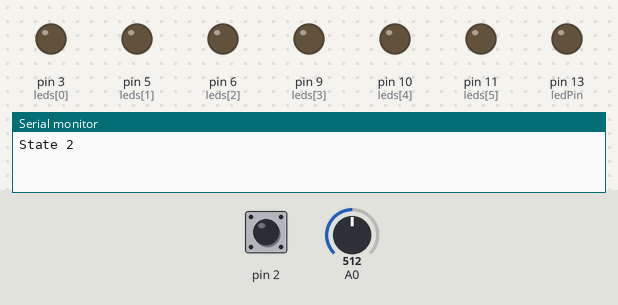
The sketch below on a simulated Arduino Uno, built with avr-gcc and run on an emulated ATmega328P. Parts: output pins drawn as LEDs (lit = HIGH), the last lines printed to the serial monitor. The test bench sets the inputs (shaded band); at power-on: pin 2 HIGH, A0 = 512. Random numbers use the default seed unless the sketch sets one.

Above: at 1.2 s.
1.3 s: pin 2 pulled LOW for 0.15 s
At 1.9 s:
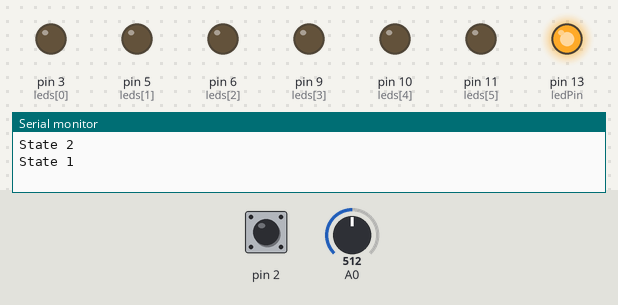
2.9 s: pin 2 pulled LOW for 1 s
At 6.16 s:
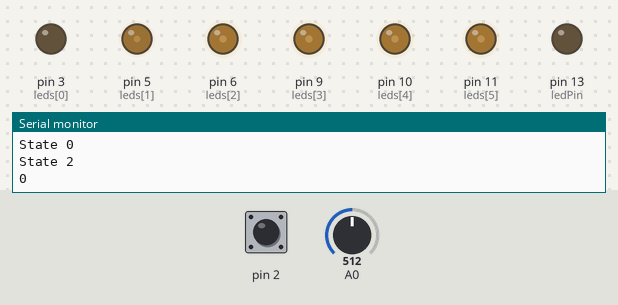
6.9 s: A0 set to 589
9.9 s: A0 set to 611
12.9 s: A0 set to 590
At 13.38 s:
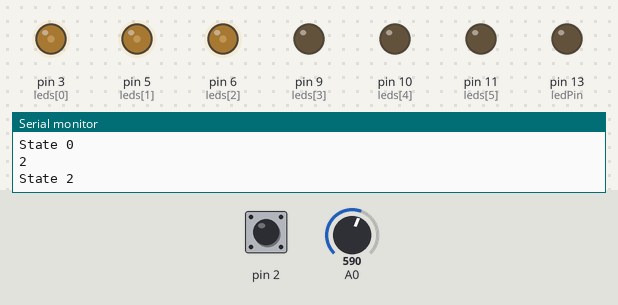
15.9 s: pin 2 pulled LOW for 0.15 s
At 16.43 s:
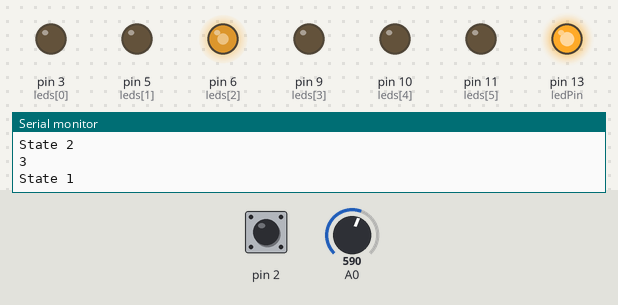
Timing chart, 0 to 19.1 s (numbered marks = the images above; inputs shaded):
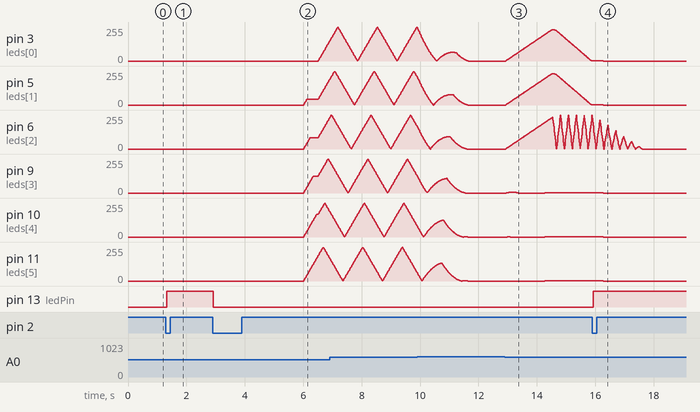

The sketch:

Nightlight2.ino
```cpp
// Set up capacitive sensor
#include <CapacitiveSensor.h> // the capacitive sensor library
CapacitiveSensor   cs_4_2 = CapacitiveSensor(4, 2); //setup pins 4 and 2 for the sensor. 2 has the probe.
long touchThreshold = 1000; // What the touch sensor must pass to register a touch.

// Set up the photo sensor
int darkState;
int darkThreshold = 600;

// Set up LED display
int ledState; // Determines which frame of the animation.
int animeSpeed = 6000; // Speed at which the LEDs change frames.
int maxBrightness = 0; // Maximum brightness for LEDs. Used for fading on and off the light.
int onoffSpeed = 2; // Speed to turn the lights on/off.
int ledsVal[] = {0, 0, 0, 0, 0, 0}; // The brightness value of all of the pins.
int ledsMax[] = {1000, 1000, 1000, 1000, 1000, 1000}; // What each LED will fade up to.
int ledsMin[] = {5, 5, 5, 5, 5, 5}; // What each LED will fade down to.
int ledsAttack[] = {20,20,20,20,20,20}; // Each LED can have its own increase speed
int ledsDecay[] = {20,20,20,20,20,20}; // and decrease
int ledsDir[] = {0, 0, 0, 0, 0, 0};
/*
 * You can set a behavior for an LED.
 * 0 = fade out or stay off.
 * 1 = fade off and on starting upwards.
 * 2 = fade off and on starting downwards.
 * 3 = fade up or stay on.
 * 4 = stay at current value.
 * Example:
 * ledsVal[2] = 127;
 * ledsDir[2] = 3;
 * These two lines would set the LED on pin 6 to medium brightness and tell it to fade up to max brightness.
 */

 // Variables for writing to the LEDs. You should not need to change these:
int leds[] = { 3, 5, 6, 9, 10, 11}; // array of all the pwm pins
int fadeSpeed = 1; // length of time for when to change the fade out of the led
int fadePreviousMillis;
int pinCount = 6; // how many pwm pins
int ledPin = 13; // use the Arduino's built-in led for debugging
int prevLedTime; // a variable for the fade timing

// Variables for logic
int i; // a variable later use in the logic
int prevTime; // a variable for the logic timing
int interval = 500; // length of time for logic time (unused so far)
int touched; // Just touched?
int stateVar; // State of the light
boolean lightVar; // Lights on?

void setup() {
  for (int thisPin = 0; thisPin < pinCount; thisPin++) { // set the 6 led pins to output
    pinMode(leds[thisPin], OUTPUT);
  }
  pinMode(ledPin, OUTPUT); // set the debug led to output
randomSeed(analogRead(1)); // used for the random function in one of the animations.
  Serial.begin(9600);
  Serial.println();
 // debug();
}

void loop() {
darkSense();
  touchSense(); // call the function "touchSense" and put the result in touched
  logic(); // call the function "logic"
  anime02(); // call the function "fade"
  updateLED(); // changes the leds based on the commands you set in anime()
 // debug();
}
```

display.ino
```cpp
int anime01() { // a function to reduce the brightness of leds so they fade out.
    int currentTime = millis(); // check the time
    if (currentTime - prevLedTime >= animeSpeed) { //if enough time has gone by:
        ledsDir[ledState] = 0;
        Serial.println(ledState);
        ledState++;
        if (ledState == 6) ledState = 0;
        ledsDir[ledState] = 3;
        prevLedTime = currentTime;
    }
}

int anime02() {
    int currentTime = millis(); // check the time
    if (currentTime - prevLedTime >= animeSpeed) { //if enough time has gone by:
        if (ledState > 5) ledState = 0;
        Serial.println(ledState);
        switch (ledState) {
            case 0:
                for (int i = 0; i < 6; i++) {
                    ledsMax[i] = 1000 / 6 * i;
                    ledsAttack[i] = 20;
                    ledsDecay[i] = 20;
                    ledsDir[i] = 3;
                }
                animeSpeed = 500;
                break;
            case 1:
                for (int i = 0; i < 6; i++) {
                    ledsMax[i] = 1000;
                    ledsDir[i] = 1;
                }
                animeSpeed = 6000;
                break;
            case 2:
                for (int i = 0; i < 6; i++) {
                    ledsAttack[i] = 10;
                    ledsDecay[i] = 10;
                }
                ledsDir[0] = 3;
                ledsDir[1] = 3;
                ledsDir[2] = 3;
                ledsDir[3] = 0;
                ledsDir[4] = 0;
                ledsDir[5] = 0;
                animeSpeed = 2000;
                break;
            case 3:
            { // you must use brackets if you create a variable in a case.
                for (i=0;i<6;i++){
                    ledsDir[i] = 0;
                }
                long randomNumber = random(6);
                ledsDir[randomNumber] = 1;
                ledsAttack[randomNumber] = 100;
                ledsDecay[randomNumber] = 100;
            }
                break;
        }
        prevLedTime = currentTime;
        ledState++;
    }
}

int debug() { // receive a variable when called and put it into "x"
    Serial.print("stateVar =\t");
    Serial.print(stateVar);
    Serial.print("\ttouched =\t");
    Serial.print(touched);
    Serial.print("\tlightVar =\t");
    Serial.print(lightVar);
    Serial.print("\tdarkVar =\t");
    Serial.print(darkState);
    Serial.println();
}
/*
   int display() { // send the ledFade amount to each of the leds
   for (int n = 0; n < 6; n++) {
   analogWrite(leds[n], ledsVal[n]);
   }
   }
 */
int updateLED() {
    switch (lightVar) { // Check to see if the lights should be on or off.
        case (0):
            if (maxBrightness > 0) maxBrightness = maxBrightness - onoffSpeed;
            maxBrightness = max(maxBrightness, 0);
            break;
        case (1):
            if (maxBrightness < 255) maxBrightness = maxBrightness + onoffSpeed;
            maxBrightness = min(maxBrightness, 255);
            break;
    }
    unsigned long currentMillis = millis();
    if (currentMillis - fadePreviousMillis >= fadeSpeed) {
        for (int i = 0; i < pinCount; i++) {
            switch (ledsDir[i]) {
                case 0: // stay at 0 or fade down to ledsMin
                    if (ledsVal[i] > ledsMin[i]) {
                        ledsVal[i] = ledsVal[i] - ledsDecay[i];
                        ledsVal[i] = max(ledsVal[i], ledsMin[i]);
                    }
                    break;
                case 1: // fading up and down - up
                    ledsVal[i] =ledsVal[i] + ledsAttack[i];
                    if (ledsVal[i] >= ledsMax[i]) {
                        ledsDir[i] = 2;
                        ledsVal[i] = ledsMax[i];
            }
                    break;
                case 2: // fading up and down - down
                    ledsVal[i] = ledsVal[i] - ledsDecay[i];
                    if (ledsVal[i] <= ledsMin[i]) {
                        ledsDir[i] = 1;
                        ledsVal[i] = ledsMin[i];
                    }
                    break;
                case 3: // stay at 1000 or fade up to 1000
                    if (ledsVal[i] < ledsMax[i]){
                        ledsVal[i] = ledsVal[i] + ledsAttack[i];
                        ledsVal[i] = min(ledsVal[i], ledsMax[i]);
                    }
                    break;
                default:
                    Serial.println("default");
                    break;
            }
            int x = map(ledsVal[i], 0, 1000, 0, maxBrightness);
            analogWrite(leds[i], x);
            fadePreviousMillis = currentMillis;
        }
           // Serial.println(ledsVal[1]);
    }
}
```

logic.ino
```cpp
int logic() {
    switch (stateVar) {
        case (0): // daytime and lights are off
            lightVar = 0;
            digitalWrite(ledPin, LOW);
            if (touched == 1) {
                lightVar = !lightVar;
                stateVar = 1;
                Serial.println("State 1");
                touched = 2;
            } else if (darkState == 1) {
                stateVar = 2;
                Serial.println("State 2");
            }
            break;
        case (1): // touched
            digitalWrite(ledPin, HIGH);
            if (touched == 1) {
                stateVar = 0;
                Serial.println("State 0");
                touched = 2;
            }
            break;
        case (2): // night time lights on
            lightVar = 1;
            if (touched == 1) {
                lightVar = !lightVar;
                stateVar = 1;
                Serial.println("State 1");
                touched = 2;
            } else if (darkState == 0) {
                stateVar = 0;
                Serial.println("State 0");
            }
    }
}
```

sense.ino
```cpp
int touchSense() { // a function to check the touch sensor and return the result
    long start = millis();
    long touchVar =  cs_4_2.capacitiveSensor(30);
    delay(10);
    switch (touched) {
        case 0:
            if (touchVar >= touchThreshold) touched = 1;
            break;
        case 1:
            break;
        case 2:
            if (touchVar < touchThreshold) touched = 0;
            break;
    }
}

int darkSense() {
    int darkVar = analogRead(A0);
//    Serial.println(darkVar);
    if (darkVar < darkThreshold) {
        darkState = 1;
    } else {
        darkState = 0;
    }
}
```

Measured:
- after the input at 1.3 s, pin 13 (ledPin): LOW → HIGH at once
- after the input at 2.9 s, pin 3 (leds[0]): moves from 0/255 to 147/255 over 0.38 s, starting after 3.6 s; pin 5 (leds[1]): moves from 0/255 to 190/255 over 0.88 s, starting after 3.1 s
- after the input at 12.9 s, pin 3 (leds[0]), pin 5 (leds[1]): rises from 0/255 to 236/255 in 1.6 s, then falls to 1/255 in 1.4 s
- after the input at 15.9 s, pin 3 (leds[0]), pin 5 (leds[1]), pin 9 (leds[3]), pin 10 (leds[4]), pin 11 (leds[5]): 1/255 → 0/255 after 0.38 s; pin 13 (ledPin): LOW → HIGH at once
